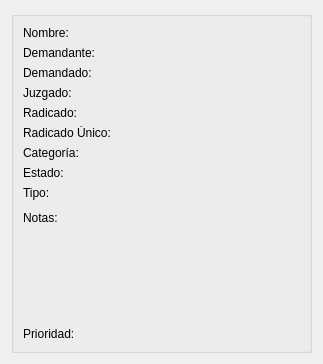
<?xml version="1.0" encoding="UTF-8"?>
<ui version="4.0">
 <class>VerPlantilla</class>
 <widget class="QWidget" name="VerPlantilla">
  <property name="geometry">
   <rect>
    <x>0</x>
    <y>0</y>
    <width>323</width>
    <height>364</height>
   </rect>
  </property>
  <property name="sizePolicy">
   <sizepolicy hsizetype="Preferred" vsizetype="Expanding">
    <horstretch>0</horstretch>
    <verstretch>0</verstretch>
   </sizepolicy>
  </property>
  <property name="windowTitle">
   <string>Ver Plantilla</string>
  </property>
  <layout class="QGridLayout" name="gridLayout">
   <item row="0" column="0">
    <widget class="QGroupBox" name="groupBox">
     <property name="title">
      <string/>
     </property>
     <layout class="QGridLayout" name="gridLayout_2">
      <item row="0" column="0">
       <layout class="QFormLayout" name="formLayout">
        <property name="fieldGrowthPolicy">
         <enum>QFormLayout::AllNonFixedFieldsGrow</enum>
        </property>
        <property name="rightMargin">
         <number>10</number>
        </property>
        <item row="0" column="0">
         <widget class="QLabel" name="lbl0">
          <property name="text">
           <string>Nombre:</string>
          </property>
         </widget>
        </item>
        <item row="1" column="0">
         <widget class="QLabel" name="lbl1">
          <property name="sizePolicy">
           <sizepolicy hsizetype="Fixed" vsizetype="Preferred">
            <horstretch>0</horstretch>
            <verstretch>0</verstretch>
           </sizepolicy>
          </property>
          <property name="text">
           <string>Demandante:</string>
          </property>
         </widget>
        </item>
        <item row="1" column="1">
         <widget class="QLabel" name="lblDemandante">
          <property name="toolTip">
           <string>El nombre del demandante</string>
          </property>
          <property name="statusTip">
           <string>El nombre del demandante</string>
          </property>
          <property name="text">
           <string/>
          </property>
         </widget>
        </item>
        <item row="2" column="0">
         <widget class="QLabel" name="lbl2">
          <property name="sizePolicy">
           <sizepolicy hsizetype="Fixed" vsizetype="Preferred">
            <horstretch>0</horstretch>
            <verstretch>0</verstretch>
           </sizepolicy>
          </property>
          <property name="text">
           <string>Demandado:</string>
          </property>
         </widget>
        </item>
        <item row="2" column="1">
         <widget class="QLabel" name="lblDemandado">
          <property name="toolTip">
           <string>El nombre del demandado</string>
          </property>
          <property name="statusTip">
           <string>El nombre del demandado</string>
          </property>
          <property name="text">
           <string/>
          </property>
         </widget>
        </item>
        <item row="3" column="0">
         <widget class="QLabel" name="lbl4">
          <property name="sizePolicy">
           <sizepolicy hsizetype="Fixed" vsizetype="Preferred">
            <horstretch>0</horstretch>
            <verstretch>0</verstretch>
           </sizepolicy>
          </property>
          <property name="text">
           <string>Juzgado:</string>
          </property>
         </widget>
        </item>
        <item row="3" column="1">
         <widget class="QLabel" name="lblJuzgado">
          <property name="toolTip">
           <string>El nombre del juzgado del proceso</string>
          </property>
          <property name="statusTip">
           <string>El nombre del juzgado del proceso</string>
          </property>
          <property name="text">
           <string/>
          </property>
         </widget>
        </item>
        <item row="4" column="0">
         <widget class="QLabel" name="lbl5">
          <property name="sizePolicy">
           <sizepolicy hsizetype="Fixed" vsizetype="Preferred">
            <horstretch>0</horstretch>
            <verstretch>0</verstretch>
           </sizepolicy>
          </property>
          <property name="text">
           <string>Radicado:</string>
          </property>
         </widget>
        </item>
        <item row="4" column="1">
         <widget class="QLabel" name="lblRadicado">
          <property name="toolTip">
           <string>El radicado del proceso</string>
          </property>
          <property name="statusTip">
           <string>El radicado del proceso</string>
          </property>
          <property name="text">
           <string/>
          </property>
         </widget>
        </item>
        <item row="5" column="0">
         <widget class="QLabel" name="lbl6">
          <property name="sizePolicy">
           <sizepolicy hsizetype="Fixed" vsizetype="Preferred">
            <horstretch>0</horstretch>
            <verstretch>0</verstretch>
           </sizepolicy>
          </property>
          <property name="text">
           <string>Radicado Único:</string>
          </property>
         </widget>
        </item>
        <item row="5" column="1">
         <widget class="QLabel" name="lblRadicadoUnico">
          <property name="toolTip">
           <string>El radicado único del proceso</string>
          </property>
          <property name="statusTip">
           <string>El radicado único del proceso</string>
          </property>
          <property name="text">
           <string/>
          </property>
         </widget>
        </item>
        <item row="6" column="0">
         <widget class="QLabel" name="lbl7">
          <property name="text">
           <string>Categoría:</string>
          </property>
         </widget>
        </item>
        <item row="6" column="1">
         <widget class="QLabel" name="lblCategoria">
          <property name="toolTip">
           <string>La categoría donde está el proceso</string>
          </property>
          <property name="statusTip">
           <string>La categoría donde está el proceso</string>
          </property>
          <property name="text">
           <string/>
          </property>
         </widget>
        </item>
        <item row="7" column="0">
         <widget class="QLabel" name="lbl8">
          <property name="text">
           <string>Estado:</string>
          </property>
         </widget>
        </item>
        <item row="7" column="1">
         <widget class="QLabel" name="lblEstado">
          <property name="toolTip">
           <string>El estado del proceso</string>
          </property>
          <property name="statusTip">
           <string>El estado del proceso</string>
          </property>
          <property name="text">
           <string/>
          </property>
         </widget>
        </item>
        <item row="8" column="0">
         <widget class="QLabel" name="lbl9">
          <property name="text">
           <string>Tipo:</string>
          </property>
         </widget>
        </item>
        <item row="8" column="1">
         <widget class="QLabel" name="lblTipo">
          <property name="toolTip">
           <string>El tipo de proceso</string>
          </property>
          <property name="statusTip">
           <string>El tipo de proceso</string>
          </property>
          <property name="text">
           <string/>
          </property>
         </widget>
        </item>
        <item row="9" column="0">
         <widget class="QLabel" name="lbl10">
          <property name="text">
           <string>Notas:</string>
          </property>
         </widget>
        </item>
        <item row="9" column="1">
         <widget class="QLabel" name="lblNotas">
          <property name="sizePolicy">
           <sizepolicy hsizetype="Fixed" vsizetype="Expanding">
            <horstretch>0</horstretch>
            <verstretch>0</verstretch>
           </sizepolicy>
          </property>
          <property name="toolTip">
           <string>Las notas sobre el proceso</string>
          </property>
          <property name="statusTip">
           <string>Las notas sobre el proceso</string>
          </property>
          <property name="text">
           <string/>
          </property>
         </widget>
        </item>
        <item row="10" column="0">
         <widget class="QLabel" name="lbl11">
          <property name="text">
           <string>Prioridad:</string>
          </property>
         </widget>
        </item>
        <item row="10" column="1">
         <widget class="QLabel" name="lblPrioridad">
          <property name="toolTip">
           <string>La prioridad del proceso</string>
          </property>
          <property name="statusTip">
           <string>La prioridad del proceso</string>
          </property>
          <property name="text">
           <string/>
          </property>
         </widget>
        </item>
        <item row="0" column="1">
         <widget class="QLabel" name="lblNombre">
          <property name="toolTip">
           <string>Nombre descriptivo para la plantilla</string>
          </property>
          <property name="statusTip">
           <string>Nombre descriptivo para la plantilla</string>
          </property>
          <property name="text">
           <string/>
          </property>
         </widget>
        </item>
       </layout>
      </item>
     </layout>
    </widget>
   </item>
  </layout>
 </widget>
 <resources/>
 <connections/>
</ui>
